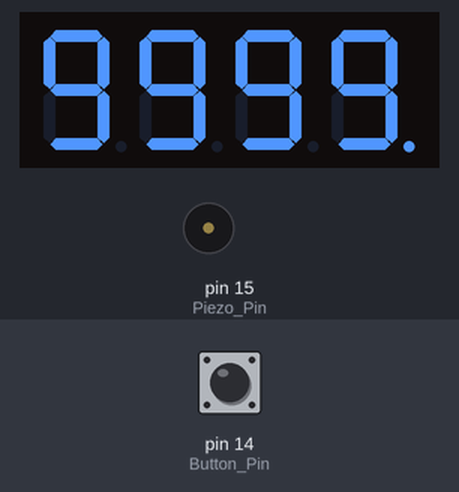
Recording of a sketch running on a simulated Arduino Uno, built with avr-gcc and run on an emulated ATmega328P. Parts: 4-digit seven-segment display, buzzer (waves = sounding). The inputs (shaded band) are chosen by the test bench; at power-on: pin 14 (Button_Pin) HIGH. Random numbers use the default seed unless the sketch sets one.

Above: at 2.6 s.
2.7 s: pin 14 (Button_Pin) pulled LOW for 0.15 s
At 3.1 s:
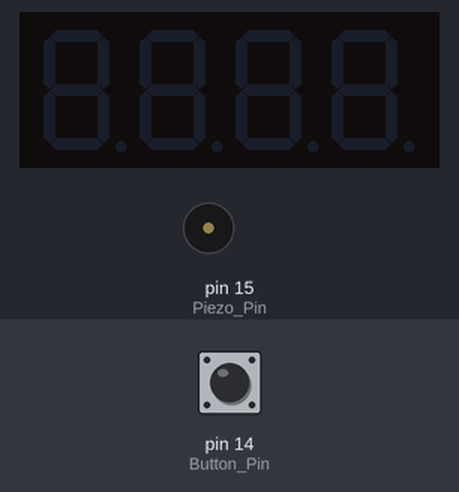
At 21.5 s:
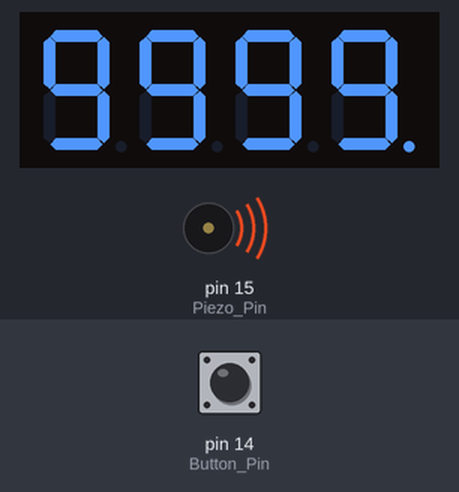
Timing chart, 0 to 21.9 s (numbered marks = the images above; inputs shaded):
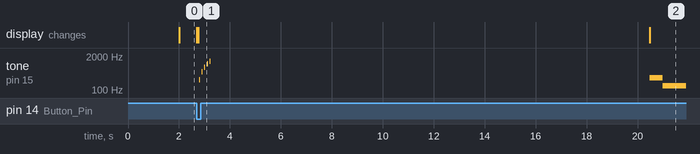

The sketch:

reactiontimer.ino
```cpp
/*******************************************************************
* Reaction Timer Game using a 7-Segment Display (4 digits minimum) *
* plus one button and a piezo sounder.                             *
* (c) 2020 Mike McRoberts    @TheArduinoGuy                        *
*                                                                  *
* Connect Anodes or Cathodes to pins 2,3,4 and 5.                  *
* Segments A to G to pins 6 to 12  (13 for DP not used)            *
* Button to D14 (A0) and Pizeo to D15 (A1)                         *
*******************************************************************/

#include "LedControl.h"
#include "SevSeg.h"

#define NOTE_D3  147
#define NOTE_D4  294

const int Button_Pin = 14;
const int Piezo_Pin = 15;
int High_Score = 9999;
unsigned long timer;

SevSeg sevseg; //Instantiate a seven segment controller object

//####################################################################################################
void setup()
{
    Serial.begin(115200);

    byte numDigits = 4;
    byte digitPins[] = {2, 3, 4, 5};
    byte segmentPins[] = {6, 7, 8, 9, 10, 11, 12, 13};
    bool resistorsOnSegments = true; // 'false' means resistors are on digit pins
    byte hardwareConfig = COMMON_CATHODE; // See README.md for options
    bool updateWithDelays = false; // Default 'false' is Recommended
    bool leadingZeros = false; // Use 'true' if you'd like to keep the leading zeros
    bool disableDecPoint = true; // Use 'true' if your decimal point doesn't exist or isn't connected

    sevseg.begin(hardwareConfig, numDigits, digitPins, segmentPins, resistorsOnSegments,
                 updateWithDelays, leadingZeros, disableDecPoint);
    sevseg.setBrightness(90);
    pinMode(Button_Pin, INPUT_PULLUP);
    randomSeed(analogRead(A5));
}


//####################################################################################################
void printNumber(int v)
{
    if (v > 9999) return;

    sevseg.setNumber(v, 0);
    sevseg.refreshDisplay(); // Must run repeatedly
}


//####################################################################################################
void Get_Ready()
{
    for (int repeat = 0; repeat < 6; repeat++)  // repeat 6 times
    {
    	tone(Piezo_Pin, repeat * 250, 20); //  play a rising tone
    	// flash 8888
        printNumber(8888);
        millis_delay(50);
        sevseg.blank();
        millis_delay(50);
    }
}

//####################################################################################################
void Start_Counting()
{
    long counter = millis();
    int Score;
    int freq = 250;
    while (digitalRead(Button_Pin) == HIGH) // whilst the button is not pressed.....
    {
        Score = int(millis() - counter); //  increment the time
        if (Score > 9999)
        {
            fail();
            return;
        }
        printNumber(Score);
        if (freq < 2000)
        {
            tone(Piezo_Pin, freq);
            freq += 1;
        }
        else
        {
            noTone(Piezo_Pin);
        }
    }
    noTone(Piezo_Pin);

    if (Score < High_Score) // WIN!!!!!
    {
        High_Score = Score;
        win();
    }
    else  fail();  // Booooohhh!!!

    noTone(Piezo_Pin);
}


//####################################################################################################
void millis_delay(int wait_time)
{
    // wait n milliseconds whilst constantly refreshing the display
    timer = millis();
    while (millis() - timer < wait_time)
    {
        sevseg.refreshDisplay(); // Must run repeatedly
    }
}


//####################################################################################################
void fail()
{
    // play the fail notes
    tone(Piezo_Pin, NOTE_D4);
    millis_delay(500);
    tone(Piezo_Pin, NOTE_D3);
    millis_delay(1000);
    noTone(Piezo_Pin);
    millis_delay(2000);
}


//####################################################################################################
void win()
{
    for (int x = 0; x < 10; x++) //  repeat 10 times
    {
        int freq = 200;
        while (freq < 2000) // play rising tune
        {
            tone(Piezo_Pin, freq);
            freq += 150;
            millis_delay(50);
        }
    }
}


//####################################################################################################
void loop()
{
    int counter = 0;
    while (digitalRead(Button_Pin) == HIGH) // flash high score till button is pressed
    {
        if (counter == 0)    sevseg.blank(); //  between 0 and 10000 blank display
        if (counter == 10000) printNumber(High_Score); //  between 10000 and 20000 show high score
        sevseg.refreshDisplay(); // Must run repeatedly
        counter++;
        if (counter > 20000) counter = 0;
    }
    // once button has been pressed.......
    Get_Ready();
    delay(2000); // wait 2 seconds
    delay(random(8000)); // then add 0 to 8 random seconds
    Start_Counting(); //
}
```

Measured:
- after the input at 2.7 s, tone on pin 15 (Piezo_Pin): plays 250 Hz for 0.02 s, 500 Hz for 0.02 s, 750 Hz for 0.02 s, 1000 Hz for 0.02 s, 1250 Hz for 0.02 s, 294 Hz for 0.50 s … (7 notes in this stretch), starting after 0.10 s
